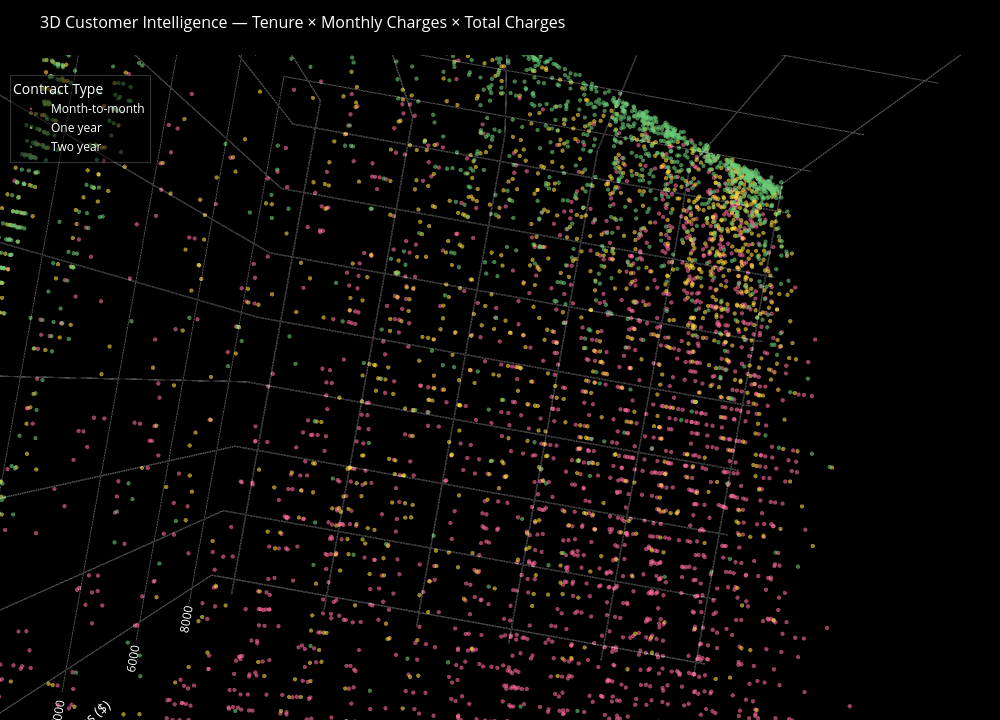

Source (notebook cell):
### Code cell
#  — ★ 3D SCATTER PLOT ★  (The hero chart from the video)
#
# VIDEO BREAKDOWN:
#   Axes  → X: ROI  | Y: Acquisition_Cost  | Z: Engagement_Rate
#   Color → Campaign_Type (categorical)
#   Size  → small uniform dots
#   BG    → pure black (paper_bgcolor + plot_bgcolor)
#   Glow  → achieved by opacity (semi-transparent markers)
#   Grid  → thin white lines
#
# THIS DATASET mapping:
#   X: tenure            (how long they've been a customer — 0–72 months)
#   Y: MonthlyCharges    (what they pay per month — $18–$119)
#   Z: TotalCharges      (lifetime value — TotalCharges ≈ tenure × Monthly)
#   Color: Contract      (categorical — Month-to-month / One year / Two year)
#   Size: uniform small dots
# ─────────────────────────────────────────────────────────────────────────────

# Color map per Contract type — vibrant like video
color_map = {
    'Month-to-month': '#FF6B9D',   # hot pink
    'One year':       '#FFD93D',   # golden yellow
    'Two year':       '#6BCB77',   # mint green
}

fig_3d = go.Figure()

for contract, grp in df.groupby('Contract'):
    fig_3d.add_trace(go.Scatter3d(
        x=grp['tenure'],
        y=grp['MonthlyCharges'],
        z=grp['TotalCharges'],
        mode='markers',
        name=contract,
        marker=dict(
            size=2.5,                              # small dots like video
            color=color_map.get(contract, '#ffffff'),
            opacity=0.60,                          # semi-transparent → glow effect
            line=dict(width=0),                    # no border on dots
        ),
        hovertemplate=(
            '<b>%{fullData.name}</b><br>'
            'Tenure : %{x} months<br>'
            'Monthly: $%{y:.2f}<br>'
            'Total  : $%{z:,.0f}<br>'
            '<extra></extra>'
        )
    ))

fig_3d.update_layout(
    title=dict(
        text='3D Customer Intelligence — Tenure × Monthly Charges × Total Charges',
        font=dict(color='white', size=16),
        x=0.04
    ),
    scene=dict(
        xaxis=dict(
            title='Tenure (months)',
            backgroundcolor='black',
            gridcolor='rgba(255,255,255,0.13)',
            showbackground=True,
            zerolinecolor='rgba(255,255,255,0.2)',
            tickfont=dict(color='white'),
            color='white',
        ),
        yaxis=dict(
            title='Monthly Charges ($)',
            backgroundcolor='black',
            gridcolor='rgba(255,255,255,0.13)',
            showbackground=True,
            zerolinecolor='rgba(255,255,255,0.2)',
            tickfont=dict(color='white'),
            color='white',
        ),
        zaxis=dict(
            title='Total Charges ($)',
            backgroundcolor='black',
            gridcolor='rgba(255,255,255,0.13)',
            showbackground=True,
            zerolinecolor='rgba(255,255,255,0.2)',
            tickfont=dict(color='white'),
            color='white',
        ),
        bgcolor='black',
        camera=dict(eye=dict(x=1.6, y=-1.4, z=0.8)),   # angled view like video
        aspectmode='auto',
    ),
    paper_bgcolor='black',      # ← black background like video
    plot_bgcolor='black',
    font=dict(color='white'),
    legend=dict(
        title=dict(text='Contract Type', font=dict(color='white')),
        font=dict(color='white'),
        bgcolor='rgba(0,0,0,0.5)',
        bordercolor='rgba(255,255,255,0.2)',
        borderwidth=1,
        x=0.01, y=0.97,
    ),
    margin=dict(l=0, r=0, t=55, b=0),
    width=1000,
    height=720,
)

fig_3d.show()
# fig_3d.write_html('3d_customer_intelligence.html')   # Save as interactive HTML

### Figure 1 — Plotly figure (JSON) as saved in the notebook; plotly's stock layout.template omitted (floating-point values rounded to 4 significant figures; data arrays with more than 128 entries replaced by an {"elided": "..."} marker saying what was removed)
{"data": [{"hovertemplate": "<b>%{fullData.name}</b><br>Tenure : %{x} months<br>Monthly: $%{y:.2f}<br>Total  : $%{z:,.0f}<br><extra></extra>", "marker": {"color": "#FF6B9D", "line": {"width": 0}, "opacity": 0.6, "size": 2.5}, "mode": "markers", "name": "Month-to-month", "type": "scatter3d", "x": {"elided": "3875 int values"}, "y": {"elided": "3875 float values"}, "z": {"elided": "3875 float values"}}, {"hovertemplate": "<b>%{fullData.name}</b><br>Tenure : %{x} months<br>Monthly: $%{y:.2f}<br>Total  : $%{z:,.0f}<br><extra></extra>", "marker": {"color": "#FFD93D", "line": {"width": 0}, "opacity": 0.6, "size": 2.5}, "mode": "markers", "name": "One year", "type": "scatter3d", "x": {"elided": "1473 int values"}, "y": {"elided": "1473 float values"}, "z": {"elided": "1473 float values"}}, {"hovertemplate": "<b>%{fullData.name}</b><br>Tenure : %{x} months<br>Monthly: $%{y:.2f}<br>Total  : $%{z:,.0f}<br><extra></extra>", "marker": {"color": "#6BCB77", "line": {"width": 0}, "opacity": 0.6, "size": 2.5}, "mode": "markers", "name": "Two year", "type": "scatter3d", "x": {"elided": "1695 int values"}, "y": {"elided": "1695 float values"}, "z": {"elided": "1695 float values"}}], "layout": {"font": {"color": "white"}, "height": 720, "legend": {"bgcolor": "rgba(0, 0, 0, 0.5)", "bordercolor": "rgba(255,255,255,0.2)", "borderwidth": 1, "font": {"color": "white"}, "title": {"font": {"color": "white"}, "text": "Contract Type"}, "x": 0.01, "y": 0.97}, "margin": {"b": 0, "l": 0, "r": 0, "t": 55}, "paper_bgcolor": "black", "plot_bgcolor": "black", "scene": {"aspectmode": "auto", "aspectratio": {"x": 1, "y": 1, "z": 1}, "bgcolor": "black", "camera": {"center": {"x": 0, "y": 0, "z": 0}, "eye": {"x": 6.643e-17, "y": -1.196e-17, "z": -1.102}, "projection": {"type": "perspective"}, "up": {"x": 0, "y": 0, "z": 1}}, "xaxis": {"backgroundcolor": "black", "color": "white", "gridcolor": "rgba(255,255,255,0.13)", "showbackground": true, "tickfont": {"color": "white"}, "title": {"text": "Tenure (months)"}, "type": "linear", "zerolinecolor": "rgba(255,255,255,0.2)"}, "yaxis": {"backgroundcolor": "black", "color": "white", "gridcolor": "rgba(255,255,255,0.13)", "showbackground": true, "tickfont": {"color": "white"}, "title": {"text": "Monthly Charges ($)"}, "type": "linear", "zerolinecolor": "rgba(255,255,255,0.2)"}, "zaxis": {"backgroundcolor": "black", "color": "white", "gridcolor": "rgba(255,255,255,0.13)", "showbackground": true, "tickfont": {"color": "white"}, "title": {"text": "Total Charges ($)"}, "type": "linear", "zerolinecolor": "rgba(255,255,255,0.2)"}}, "title": {"font": {"color": "white", "size": 16}, "text": "3D Customer Intelligence — Tenure × Monthly Charges × Total Charges", "x": 0.04}, "width": 1000}}
